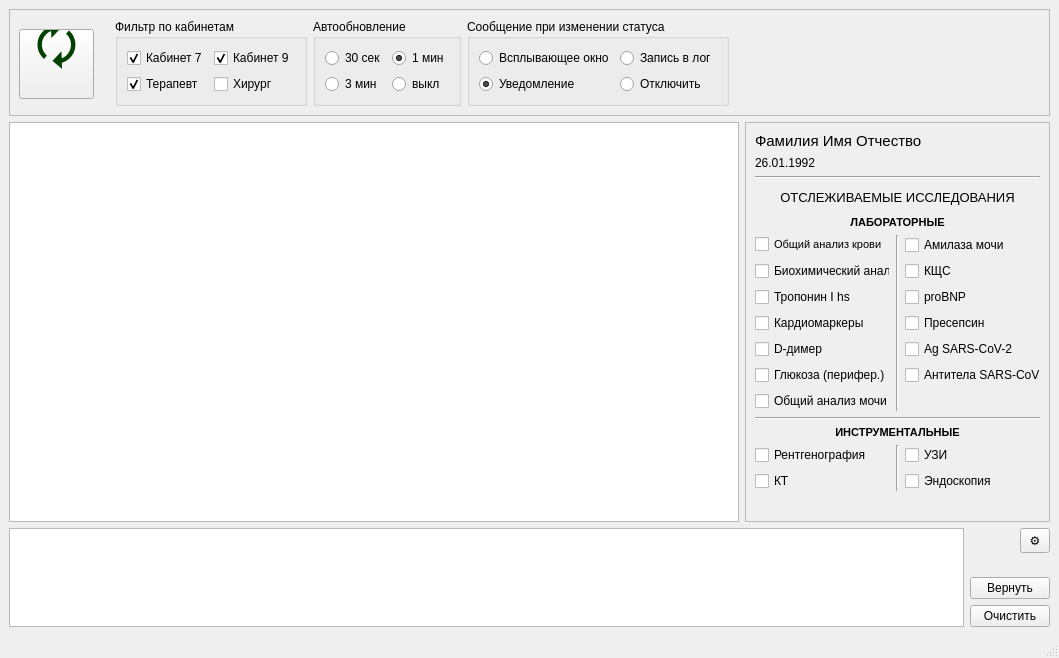
<?xml version="1.0" encoding="UTF-8"?>
<ui version="4.0">
 <class>MainWindow</class>
 <widget class="QMainWindow" name="MainWindow">
  <property name="geometry">
   <rect>
    <x>0</x>
    <y>0</y>
    <width>1059</width>
    <height>634</height>
   </rect>
  </property>
  <property name="windowTitle">
   <string>MainWindow</string>
  </property>
  <widget class="QWidget" name="centralwidget">
   <layout class="QGridLayout" name="gridLayout">
    <item row="3" column="0" colspan="2">
     <layout class="QGridLayout" name="gridLayout_4">
      <item row="0" column="0" rowspan="6">
       <widget class="QTextEdit" name="te_log">
        <property name="readOnly">
         <bool>true</bool>
        </property>
       </widget>
      </item>
      <item row="3" column="2">
       <spacer name="verticalSpacer_2">
        <property name="orientation">
         <enum>Qt::Vertical</enum>
        </property>
        <property name="sizeHint" stdset="0">
         <size>
          <width>20</width>
          <height>40</height>
         </size>
        </property>
       </spacer>
      </item>
      <item row="0" column="2">
       <widget class="QToolButton" name="toolButton">
        <property name="minimumSize">
         <size>
          <width>30</width>
          <height>25</height>
         </size>
        </property>
        <property name="text">
         <string>⚙</string>
        </property>
       </widget>
      </item>
      <item row="5" column="1" colspan="2">
       <widget class="QPushButton" name="pb_log_clear">
        <property name="text">
         <string>Очистить</string>
        </property>
       </widget>
      </item>
      <item row="4" column="1" colspan="2">
       <widget class="QPushButton" name="pb_log_restore">
        <property name="text">
         <string>Вернуть</string>
        </property>
       </widget>
      </item>
     </layout>
    </item>
    <item row="1" column="0">
     <widget class="CustomTableView" name="tv">
      <property name="minimumSize">
       <size>
        <width>730</width>
        <height>400</height>
       </size>
      </property>
      <property name="maximumSize">
       <size>
        <width>16777215</width>
        <height>400</height>
       </size>
      </property>
      <property name="font">
       <font>
        <pointsize>9</pointsize>
       </font>
      </property>
     </widget>
    </item>
    <item row="1" column="1">
     <widget class="QFrame" name="sidewdg">
      <property name="enabled">
       <bool>true</bool>
      </property>
      <property name="minimumSize">
       <size>
        <width>305</width>
        <height>400</height>
       </size>
      </property>
      <property name="maximumSize">
       <size>
        <width>16777215</width>
        <height>16777215</height>
       </size>
      </property>
      <property name="frameShape">
       <enum>QFrame::StyledPanel</enum>
      </property>
      <property name="frameShadow">
       <enum>QFrame::Plain</enum>
      </property>
      <layout class="QGridLayout" name="gridLayout_2" rowstretch="10,0,0,0,0,0,0">
       <item row="4" column="0">
        <widget class="QLabel" name="la_header">
         <property name="enabled">
          <bool>true</bool>
         </property>
         <property name="font">
          <font>
           <pointsize>10</pointsize>
           <weight>50</weight>
           <bold>false</bold>
          </font>
         </property>
         <property name="text">
          <string>ОТСЛЕЖИВАЕМЫЕ ИССЛЕДОВАНИЯ</string>
         </property>
         <property name="alignment">
          <set>Qt::AlignCenter</set>
         </property>
        </widget>
       </item>
       <item row="5" column="0">
        <layout class="QGridLayout" name="gridLayout_3">
         <item row="8" column="0">
          <widget class="BuddyCheckBox" name="chb_oam">
           <property name="text">
            <string>Общий анализ мочи</string>
           </property>
          </widget>
         </item>
         <item row="4" column="2">
          <widget class="BuddyCheckBox" name="chb_bnp">
           <property name="text">
            <string>proBNP</string>
           </property>
          </widget>
         </item>
         <item row="5" column="0">
          <widget class="BuddyCheckBox" name="chb_crd">
           <property name="text">
            <string>Кардиомаркеры</string>
           </property>
          </widget>
         </item>
         <item row="11" column="0">
          <widget class="BuddyCheckBox" name="chb_xra">
           <property name="enabled">
            <bool>true</bool>
           </property>
           <property name="text">
            <string>Рентгенография</string>
           </property>
          </widget>
         </item>
         <item row="9" column="0" colspan="3">
          <widget class="Line" name="line_2">
           <property name="orientation">
            <enum>Qt::Horizontal</enum>
           </property>
          </widget>
         </item>
         <item row="4" column="0">
          <widget class="BuddyCheckBox" name="chb_tni">
           <property name="text">
            <string>Тропонин I hs</string>
           </property>
          </widget>
         </item>
         <item row="11" column="1" rowspan="2">
          <widget class="Line" name="line_3">
           <property name="orientation">
            <enum>Qt::Vertical</enum>
           </property>
          </widget>
         </item>
         <item row="10" column="0" colspan="3">
          <widget class="QLabel" name="la_instr">
           <property name="enabled">
            <bool>true</bool>
           </property>
           <property name="minimumSize">
            <size>
             <width>128</width>
             <height>0</height>
            </size>
           </property>
           <property name="font">
            <font>
             <pointsize>8</pointsize>
             <weight>75</weight>
             <bold>true</bold>
            </font>
           </property>
           <property name="text">
            <string>ИНСТРУМЕНТАЛЬНЫЕ</string>
           </property>
           <property name="alignment">
            <set>Qt::AlignCenter</set>
           </property>
          </widget>
         </item>
         <item row="7" column="2">
          <widget class="BuddyCheckBox" name="chb_abc">
           <property name="enabled">
            <bool>true</bool>
           </property>
           <property name="text">
            <string>Антитела SARS-CoV-2</string>
           </property>
          </widget>
         </item>
         <item row="1" column="0" colspan="3">
          <widget class="QLabel" name="la_lab">
           <property name="enabled">
            <bool>true</bool>
           </property>
           <property name="font">
            <font>
             <pointsize>8</pointsize>
             <weight>75</weight>
             <italic>false</italic>
             <bold>true</bold>
            </font>
           </property>
           <property name="text">
            <string>ЛАБОРАТОРНЫЕ</string>
           </property>
           <property name="alignment">
            <set>Qt::AlignCenter</set>
           </property>
          </widget>
         </item>
         <item row="11" column="2">
          <widget class="BuddyCheckBox" name="chb_usd">
           <property name="text">
            <string>УЗИ</string>
           </property>
          </widget>
         </item>
         <item row="5" column="2">
          <widget class="BuddyCheckBox" name="chb_psp">
           <property name="text">
            <string>Пресепсин</string>
           </property>
          </widget>
         </item>
         <item row="12" column="0">
          <widget class="BuddyCheckBox" name="chb_cts">
           <property name="text">
            <string>КТ</string>
           </property>
          </widget>
         </item>
         <item row="3" column="0">
          <widget class="BuddyCheckBox" name="chb_bak">
           <property name="text">
            <string>Биохимический анализ</string>
           </property>
          </widget>
         </item>
         <item row="12" column="2">
          <widget class="BuddyCheckBox" name="chb_end">
           <property name="text">
            <string>Эндоскопия</string>
           </property>
          </widget>
         </item>
         <item row="0" column="0">
          <spacer name="verticalSpacer_3">
           <property name="orientation">
            <enum>Qt::Vertical</enum>
           </property>
           <property name="sizeType">
            <enum>QSizePolicy::Fixed</enum>
           </property>
           <property name="sizeHint" stdset="0">
            <size>
             <width>20</width>
             <height>5</height>
            </size>
           </property>
          </spacer>
         </item>
         <item row="2" column="1" rowspan="7">
          <widget class="Line" name="line_4">
           <property name="orientation">
            <enum>Qt::Vertical</enum>
           </property>
          </widget>
         </item>
         <item row="3" column="2">
          <widget class="BuddyCheckBox" name="chb_acb">
           <property name="text">
            <string>КЩС</string>
           </property>
          </widget>
         </item>
         <item row="6" column="0">
          <widget class="BuddyCheckBox" name="chb_ddm">
           <property name="text">
            <string>D-димер</string>
           </property>
           <property name="checkable">
            <bool>true</bool>
           </property>
          </widget>
         </item>
         <item row="7" column="0">
          <widget class="BuddyCheckBox" name="chb_glu">
           <property name="text">
            <string>Глюкоза (перифер.)</string>
           </property>
          </widget>
         </item>
         <item row="6" column="2">
          <widget class="BuddyCheckBox" name="chb_agc">
           <property name="text">
            <string>Ag SARS-CoV-2</string>
           </property>
          </widget>
         </item>
         <item row="2" column="0">
          <widget class="BuddyCheckBox" name="chb_oak">
           <property name="font">
            <font>
             <pointsize>8</pointsize>
            </font>
           </property>
           <property name="text">
            <string>Общий анализ крови</string>
           </property>
          </widget>
         </item>
         <item row="2" column="2">
          <widget class="BuddyCheckBox" name="chb_dia">
           <property name="text">
            <string>Амилаза мочи</string>
           </property>
          </widget>
         </item>
        </layout>
       </item>
       <item row="1" column="0">
        <widget class="QLabel" name="la_birthdate">
         <property name="font">
          <font>
           <pointsize>9</pointsize>
          </font>
         </property>
         <property name="text">
          <string>26.01.1992</string>
         </property>
        </widget>
       </item>
       <item row="6" column="0">
        <spacer name="verticalSpacer">
         <property name="orientation">
          <enum>Qt::Vertical</enum>
         </property>
         <property name="sizeType">
          <enum>QSizePolicy::Expanding</enum>
         </property>
         <property name="sizeHint" stdset="0">
          <size>
           <width>20</width>
           <height>40</height>
          </size>
         </property>
        </spacer>
       </item>
       <item row="0" column="0">
        <widget class="QLabel" name="la_name">
         <property name="enabled">
          <bool>true</bool>
         </property>
         <property name="font">
          <font>
           <pointsize>11</pointsize>
          </font>
         </property>
         <property name="text">
          <string>Фамилия Имя Отчество</string>
         </property>
        </widget>
       </item>
       <item row="2" column="0">
        <widget class="Line" name="line">
         <property name="orientation">
          <enum>Qt::Horizontal</enum>
         </property>
        </widget>
       </item>
       <item row="3" column="0">
        <spacer name="verticalSpacer_4">
         <property name="orientation">
          <enum>Qt::Vertical</enum>
         </property>
         <property name="sizeType">
          <enum>QSizePolicy::Fixed</enum>
         </property>
         <property name="sizeHint" stdset="0">
          <size>
           <width>20</width>
           <height>5</height>
          </size>
         </property>
        </spacer>
       </item>
      </layout>
     </widget>
    </item>
    <item row="0" column="0" colspan="2">
     <widget class="QFrame" name="topwdg">
      <property name="frameShape">
       <enum>QFrame::StyledPanel</enum>
      </property>
      <property name="frameShadow">
       <enum>QFrame::Raised</enum>
      </property>
      <layout class="QGridLayout" name="gridLayout_5">
       <item row="0" column="2">
        <widget class="QGroupBox" name="gb_filter">
         <property name="title">
          <string>Фильтр по кабинетам</string>
         </property>
         <layout class="QGridLayout" name="gridLayout_6">
          <item row="0" column="0">
           <widget class="QCheckBox" name="chb_filter_7">
            <property name="text">
             <string>Кабинет 7</string>
            </property>
            <property name="checked">
             <bool>true</bool>
            </property>
           </widget>
          </item>
          <item row="0" column="1">
           <widget class="QCheckBox" name="chb_filter_9">
            <property name="text">
             <string>Кабинет 9</string>
            </property>
            <property name="checked">
             <bool>true</bool>
            </property>
           </widget>
          </item>
          <item row="1" column="0">
           <widget class="QCheckBox" name="chb_filter_T">
            <property name="text">
             <string>Терапевт</string>
            </property>
            <property name="checked">
             <bool>true</bool>
            </property>
           </widget>
          </item>
          <item row="1" column="1">
           <widget class="QCheckBox" name="chb_filter_X">
            <property name="text">
             <string>Хирург</string>
            </property>
           </widget>
          </item>
         </layout>
        </widget>
       </item>
       <item row="0" column="1">
        <spacer name="horizontalSpacer_2">
         <property name="orientation">
          <enum>Qt::Horizontal</enum>
         </property>
         <property name="sizeType">
          <enum>QSizePolicy::Fixed</enum>
         </property>
         <property name="sizeHint" stdset="0">
          <size>
           <width>15</width>
           <height>20</height>
          </size>
         </property>
        </spacer>
       </item>
       <item row="0" column="4">
        <widget class="GroupBoxWithRadiobuttons" name="gb_notifytype">
         <property name="title">
          <string>Сообщение при изменении статуса</string>
         </property>
         <layout class="QGridLayout" name="gridLayout_7">
          <item row="1" column="1">
           <widget class="QRadioButton" name="rb_notifytype_off">
            <property name="text">
             <string>Отключить</string>
            </property>
            <property name="property" stdset="0">
             <string>verbosity</string>
            </property>
            <property name="value" stdset="0">
             <number>0</number>
            </property>
           </widget>
          </item>
          <item row="0" column="1">
           <widget class="QRadioButton" name="rb_notifytype_log">
            <property name="text">
             <string>Запись в лог</string>
            </property>
            <property name="property" stdset="0">
             <string>verbosity</string>
            </property>
            <property name="value" stdset="0">
             <number>1</number>
            </property>
           </widget>
          </item>
          <item row="1" column="0">
           <widget class="QRadioButton" name="rb_notifytype_notification">
            <property name="text">
             <string>Уведомление</string>
            </property>
            <property name="checked">
             <bool>true</bool>
            </property>
            <property name="property" stdset="0">
             <string>verbosity</string>
            </property>
            <property name="value" stdset="0">
             <number>2</number>
            </property>
           </widget>
          </item>
          <item row="0" column="0">
           <widget class="QRadioButton" name="rb_notifytype_popup">
            <property name="text">
             <string>Всплывающее окно</string>
            </property>
            <property name="property" stdset="0">
             <string>verbosity</string>
            </property>
            <property name="value" stdset="0">
             <number>3</number>
            </property>
           </widget>
          </item>
         </layout>
        </widget>
       </item>
       <item row="0" column="3">
        <widget class="GroupBoxWithRadiobuttons" name="gb_refresh">
         <property name="title">
          <string>Автообновление</string>
         </property>
         <layout class="QGridLayout" name="gridLayout_8">
          <item row="0" column="0">
           <widget class="QRadioButton" name="rb_refresh_05">
            <property name="text">
             <string>30 сек</string>
            </property>
            <property name="checked">
             <bool>false</bool>
            </property>
            <property name="property" stdset="0">
             <string>autorefresh</string>
            </property>
            <property name="value" stdset="0">
             <number>30000</number>
            </property>
           </widget>
          </item>
          <item row="0" column="1">
           <widget class="QRadioButton" name="rb_refresh_2">
            <property name="text">
             <string>1 мин</string>
            </property>
            <property name="checked">
             <bool>true</bool>
            </property>
            <property name="property" stdset="0">
             <string>autorefresh</string>
            </property>
            <property name="value" stdset="0">
             <number>60000</number>
            </property>
           </widget>
          </item>
          <item row="1" column="0">
           <widget class="QRadioButton" name="rb_refresh_3">
            <property name="text">
             <string>3 мин</string>
            </property>
            <property name="property" stdset="0">
             <string>autorefresh</string>
            </property>
            <property name="value" stdset="0">
             <number>180000</number>
            </property>
           </widget>
          </item>
          <item row="1" column="1">
           <widget class="QRadioButton" name="rb_refresh_off">
            <property name="text">
             <string>выкл</string>
            </property>
            <property name="property" stdset="0">
             <string>autorefresh</string>
            </property>
            <property name="value" stdset="0">
             <number>0</number>
            </property>
           </widget>
          </item>
         </layout>
        </widget>
       </item>
       <item row="0" column="0">
        <widget class="QPushButton" name="pb_reload">
         <property name="minimumSize">
          <size>
           <width>75</width>
           <height>70</height>
          </size>
         </property>
         <property name="maximumSize">
          <size>
           <width>75</width>
           <height>66</height>
          </size>
         </property>
         <property name="font">
          <font>
           <pointsize>36</pointsize>
          </font>
         </property>
         <property name="styleSheet">
          <string notr="true">text-align:bottom;
padding-bottom:5px;
color: rgb(0, 65, 0);</string>
         </property>
         <property name="text">
          <string>🗘</string>
         </property>
        </widget>
       </item>
       <item row="0" column="5">
        <spacer name="horizontalSpacer">
         <property name="orientation">
          <enum>Qt::Horizontal</enum>
         </property>
         <property name="sizeHint" stdset="0">
          <size>
           <width>40</width>
           <height>20</height>
          </size>
         </property>
        </spacer>
       </item>
      </layout>
     </widget>
    </item>
   </layout>
  </widget>
  <widget class="QStatusBar" name="statusbar"/>
  <action name="actionPush">
   <property name="text">
    <string>Push-уведомления</string>
   </property>
  </action>
 </widget>
 <customwidgets>
  <customwidget>
   <class>BuddyCheckBox</class>
   <extends>QCheckBox</extends>
   <header>customobjects/QCheckBox</header>
  </customwidget>
  <customwidget>
   <class>CustomTableView</class>
   <extends>QTableView</extends>
   <header>customobjects/QTableView</header>
  </customwidget>
  <customwidget>
   <class>GroupBoxWithRadiobuttons</class>
   <extends>QGroupBox</extends>
   <header>customobjects/QGroupBox</header>
   <container>1</container>
  </customwidget>
 </customwidgets>
 <resources/>
 <connections/>
</ui>
